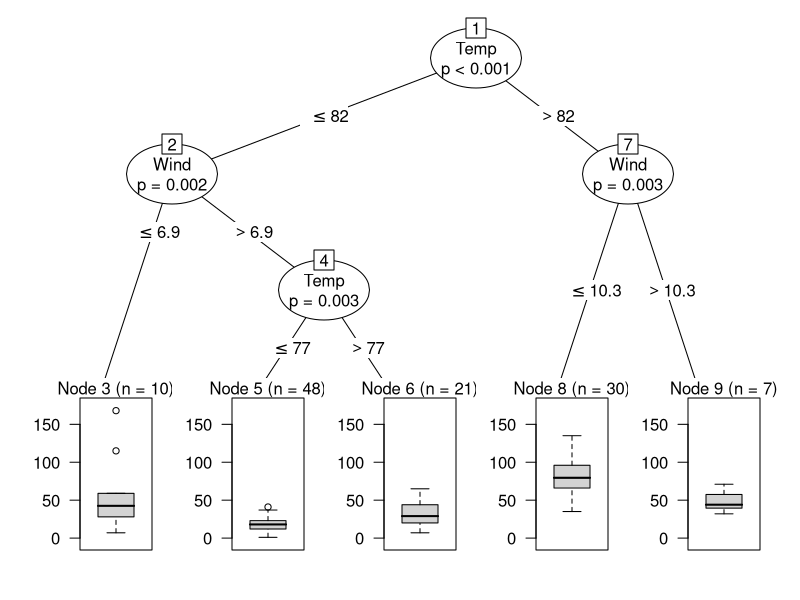
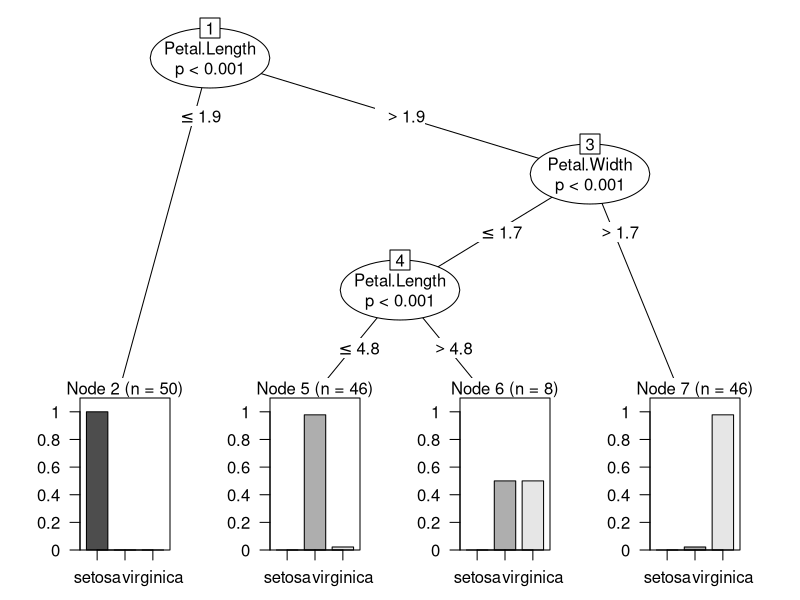
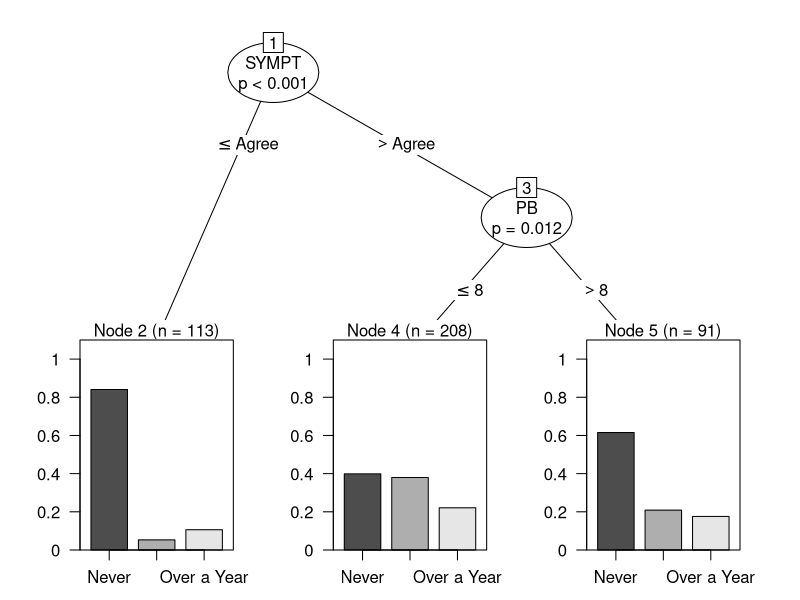
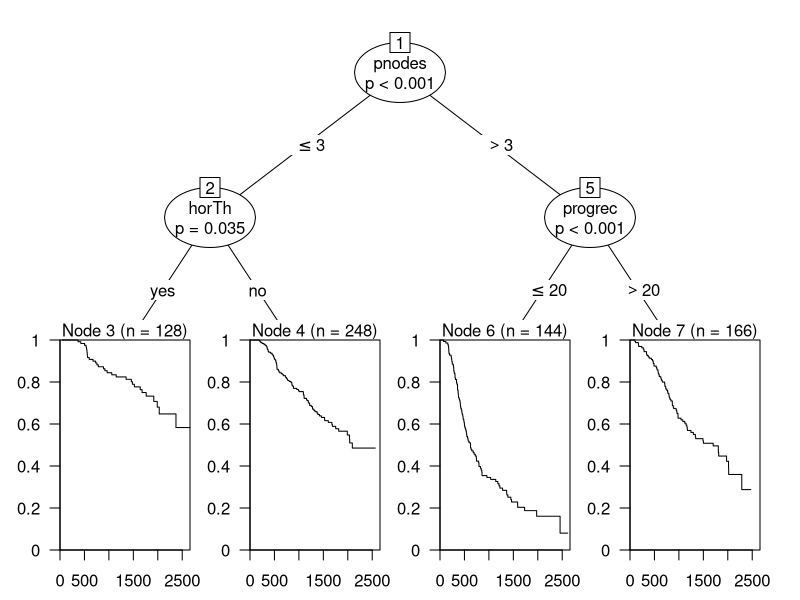

Generate these figures, in order, with R:
library(party)


### Name: Conditional Inference Trees
### Title: Conditional Inference Trees
### Aliases: ctree conditionalTree
### Keywords: tree

### ** Examples


    set.seed(290875)

    ### regression
    airq <- subset(airquality, !is.na(Ozone))
    airct <- ctree(Ozone ~ ., data = airq, 
                   controls = ctree_control(maxsurrogate = 3))
    airct
    plot(airct)
    mean((airq$Ozone - predict(airct))^2)
    ### extract terminal node ID, two ways
    all.equal(predict(airct, type = "node"), where(airct))

    ### classification
    irisct <- ctree(Species ~ .,data = iris)
    irisct
    plot(irisct)
    table(predict(irisct), iris$Species)

    ### estimated class probabilities, a list
    tr <- treeresponse(irisct, newdata = iris[1:10,])

    ### ordinal regression
    data("mammoexp", package = "TH.data")
    mammoct <- ctree(ME ~ ., data = mammoexp) 
    plot(mammoct)

    ### estimated class probabilities
    treeresponse(mammoct, newdata = mammoexp[1:10,])

    ### survival analysis
    if (require("TH.data") && require("survival")) {
        data("GBSG2", package = "TH.data")
        GBSG2ct <- ctree(Surv(time, cens) ~ .,data = GBSG2)
        plot(GBSG2ct)
        treeresponse(GBSG2ct, newdata = GBSG2[1:2,])        
    }

    ### if you are interested in the internals:
    ### generate doxygen documentation
    ## Not run: 
##D 
##D         ### download src package into temp dir
##D         tmpdir <- tempdir()
##D         tgz <- download.packages("party", destdir = tmpdir)[2]
##D         ### extract
##D         untar(tgz, exdir = tmpdir)
##D         wd <- setwd(file.path(tmpdir, "party"))
##D         ### run doxygen (assuming it is there)
##D         system("doxygen inst/doxygen.cfg")
##D         setwd(wd)
##D         ### have fun
##D         browseURL(file.path(tmpdir, "party", "inst", 
##D                             "documentation", "html", "index.html")) 
##D     
## End(Not run)
